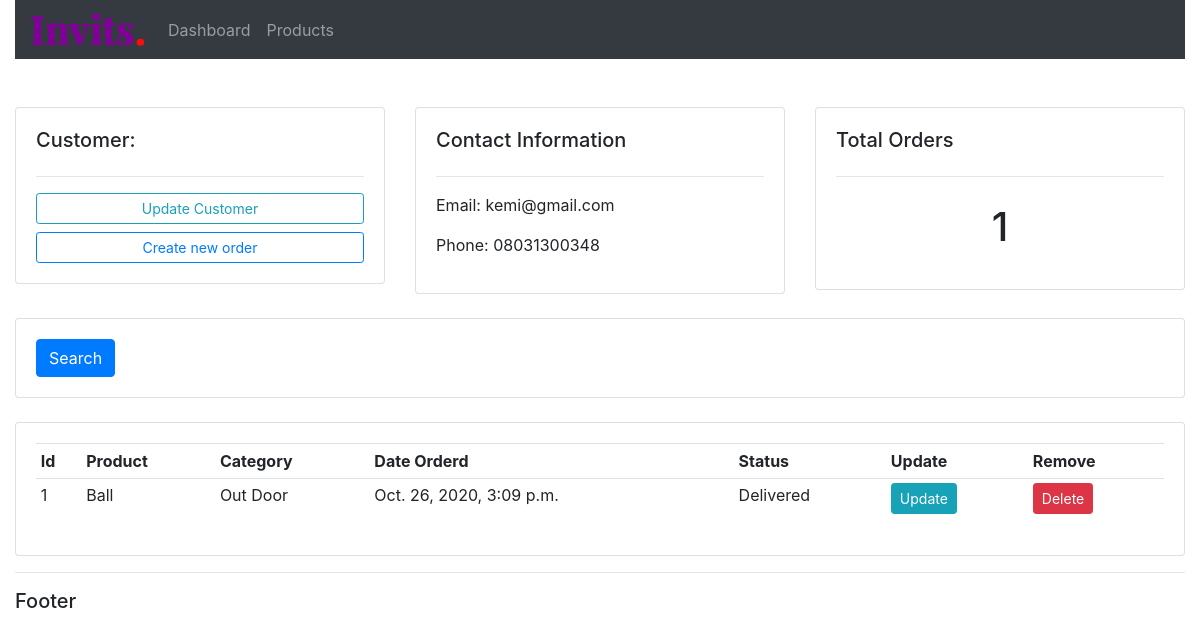
The page /customer/2 on the database its author committed.
### account/models.py (models this page shows, shortened)
class Customer(models.Model):
    name = models.CharField(max_length=50, null=True)
    phone = models.CharField(max_length=15, null=True)
    email = models.EmailField(null=True)
    date_created = models.DateTimeField(auto_now_add=True)

class Order(models.Model):
    STATUS = [
        ('Pending', 'Pending'),
        ('Out for delivery', 'Out for delivery'),
        ('Delivered', 'Delivered')
    ]
    customer = models.ForeignKey(
        Customer, null=True, on_delete=models.SET_NULL)
    product = models.ForeignKey(Product, null=True, on_delete=models.SET_NULL)
    status = models.CharField(max_length=18, choices=STATUS)
    date_created = models.DateTimeField(auto_now_add=True)

class Product(models.Model):
    CATEGORY = [
        ('Indoor', 'Indoor'),
        ('Out Door', 'Out Door')
    ]
    name = models.CharField(max_length=50, null=True)
    price = models.FloatField()
    category = models.CharField(max_length=50, null=True, choices=CATEGORY)
    description = models.TextField(null=True, blank=True)
    tags = models.ManyToManyField(Tag)
    date_created = models.DateTimeField(auto_now_add=True)
    def __str__(self):
        return self.name

### account/views.py (the view)
# urls.py: path('customer/<int:customer_id>', views.customer, name='customer'),
def customer(request, customer_id):
    customer = get_object_or_404(Customer, id=customer_id)
    orders = customer.order_set.all()
    context = {
        'customer': customer,
        'orders': orders,
        'total_orders': orders.count()
    }
    return render(request, "account/customer.html", context)

### account/templates/account/customer.html
{% extends 'account/main.html' %}
{% block content %}
<br>
<div class="row">
	<div class="col-md-4">
		<div class="card card-body">
			<h5>Customer:</h5>
			<hr>
			<a class="btn btn-outline-info  btn-sm btn-block" href="">Update Customer</a>
			<a class="btn btn-outline-primary  btn-sm btn-block" href="{% url 'create_order' customer.id %}">Create new
				order</a>
		</div>
	</div>
	<div class="col-md-4">
		<div class="card card-body">
			<h5>Contact Information</h5>
			<hr>
			<p>Email: {{ customer.email }} </p>
			<p>Phone: {{ customer.phone }}</p>
		</div>
	</div>
	<div class="col-md-4">
		<div class="card card-body">
			<h5>Total Orders</h5>
			<hr>
			<h1 style="text-align: center;padding: 10px">{{ total_orders }}</h1>
		</div>
	</div>
</div>
<br>
<div class="row">
	<div class="col">
		<div class="card card-body">
			<form method="get">
				<button class="btn btn-primary" type="submit">Search</button>
			</form>
		</div>
	</div>
</div>
<br>
<div class="row">
	<div class="col-md">
		<div class="card card-body">
			<table class="table table-sm">
				<tr>
					<th>Id</th>
					<th>Product</th>
					<th>Category</th>
					<th>Date Orderd</th>
					<th>Status</th>
					<th>Update</th>
					<th>Remove</th>
				</tr>
				{% for order in  orders %}
				<tr>
					<td>{{ forloop.counter }}</td>
					<td>{{ order.product }}</td>
					<td>{{ order.product.category }}</td>
					<td>{{ order.date_created }}</td>
					<td>{{ order.status }}</td>
					<td><a class="btn btn-sm btn-info" href="{% url 'update_order' order.id %}">Update</a></td>
					<td><a class="btn btn-sm btn-danger" href="{% url 'delete_order' order.id %}">Delete</a></td>
				</tr>
				{% endfor %}
			</table>
		</div>
	</div>
</div>
{% endblock %}

### static/css/main.css (style rules this page uses)
body { background-color: #ebeff5; }

### rows shown on the page
Customer: email "kemi@gmail.com", phone "08031300348"
Order: product "Ball", product.category "Out Door", date_created "Oct. 26, 2020, 3:09 p.m.", status "Delivered"

### other values the page prints
{{ total_orders }} "1"
